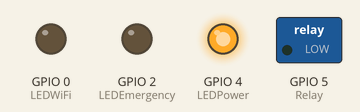
Bench run of a sketch on a simulated ESP8266 (NodeMCU). Shown: switched loads named in the sketch (green lamp = pin HIGH), output pins drawn as LEDs (lit = HIGH). WiFi joins after 1.5 s; servers stay silent unless stated; what the sketch prints to the serial monitor is not drawn.

Above: at 0.1 s.
At 4.5 s:
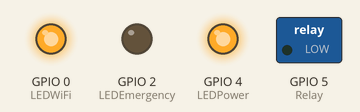
Timing chart, 0 to 6.0 s (numbered marks = the images above):
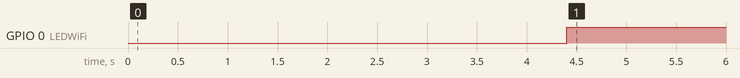

Measured:
- by itself, GPIO 0 (LEDWiFi): LOW → HIGH at 4.4 s

The sketch:

Device_3-Speakers.ino
```cpp
#include <ESP8266WiFi.h>
#include <ESP8266WiFiMulti.h>
#include <ESP8266HTTPClient.h>
#include <ArduinoJson.h>

// ---------- DEVICE 3 ---------- //

// ESP8266 Pins used
const int Relay = 5;
const int LEDPower = 4;
const int LEDWiFi = 0;
const int LEDEmergency = 2;

// Local Variables
bool emergencyState = false;
bool connected = false;
int ID = 3;

// WIFI Details
// const char* SSID = "The boss";
// const char* PASSWORD = "37a472adae";
const char* SSID = "ORBI80";
const char* PASSWORD = "classychair864";
const String IP_ADDRESS = "192.168.1.41";
const String URL = "http://" + IP_ADDRESS + ":8080/";

void setup() {
    // Serial Monitor Startup
    Serial.begin(9600);

    // Setting Indicators LED pins and Relays to OUTPUT
    pinMode(LEDPower, OUTPUT);
    pinMode(LEDWiFi, OUTPUT);
    pinMode(LEDEmergency, OUTPUT);
    pinMode(Relay, OUTPUT);

    // Setup wifi
    WiFi.mode(WIFI_STA);  // SETS TO STATION MODE!

    // Turn on Power indicator LED to indicate power on
    digitalWrite(LEDPower, HIGH);
}

void loop() {

    // Check WiFi connection and reflect to indicator light
    if (WiFi.status() == WL_CONNECTED) {
    // Keep the indicator LED on
    digitalWrite(LEDWiFi, HIGH);
    } else {
    // Turn off the indicator LED
    digitalWrite(LEDWiFi, LOW);
    connect();
    }

    emergencyState = fetchEmergencyState();
    if (emergencyState == false){
      digitalWrite(LEDEmergency, LOW);
      digitalWrite(Relay, LOW);
    } else {
      digitalWrite(LEDEmergency, HIGH);
      digitalWrite(Relay, HIGH);
    }

    delay(2000);
}

void connect(){
    // Connect to Wi-Fi network with SSID and password
    WiFi.begin(SSID, PASSWORD);

    while (WiFi.status() != WL_CONNECTED) {
        Serial.print(".");
        delay(1000);
    }

    connected = true;

    Serial.println("Connected!");
}

bool fetchEmergencyState() {
  bool emergencyState = false;

  WiFiClient client;
  HTTPClient http;

  client.connect(IP_ADDRESS, 8080);

  String path = URL + "emergencyState/";

  http.begin(client, path.c_str());

  // Send HTTP GET request
  int httpResponseCode = http.GET();

  if (httpResponseCode == 200) {
    String payload = http.getString();
    DynamicJsonDocument doc(1024);
    deserializeJson(doc, payload);
    emergencyState = doc["emergencyState"];
  } else {
    Serial.print("Failed to get emergency state: ");
    Serial.println(httpResponseCode);
  }

  http.end();

  return emergencyState;
}
```
